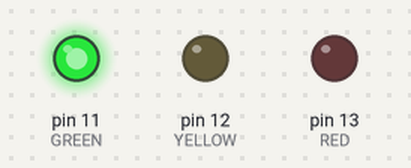
Simulated run of this sketch. Board: Arduino Uno, built with avr-gcc and run on an emulated ATmega328P. On the bench: output pins drawn as LEDs (lit = HIGH).

Above: at 2.0 s.
At 10.0 s:
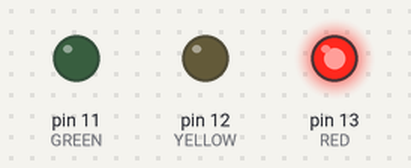
At 14.0 s:
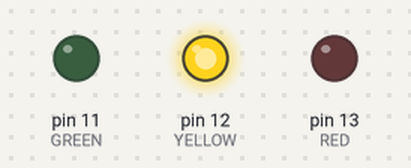
Timing chart, 0 to 20.8 s (numbered marks = the images above):
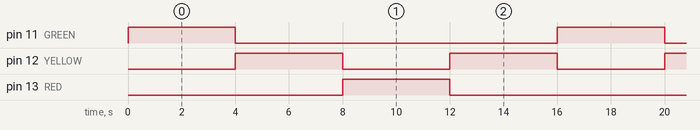

The sketch:

24-multiled_green_first.ino
```cpp
// change sequence to green LED first, yellow, red, yellow and repeat

const int RED = 13;
const int YELLOW = 12;
const int GREEN = 11;

void setup() {
  pinMode(RED, OUTPUT);
  pinMode(YELLOW, OUTPUT);
  pinMode(GREEN, OUTPUT);
}

void loop() {
  digitalWrite(GREEN, HIGH);
  delay(4000);
  digitalWrite(GREEN, LOW);
  digitalWrite(YELLOW, HIGH);
  delay(4000);
  digitalWrite(YELLOW, LOW);
  digitalWrite(RED, HIGH);
  delay(4000);
  digitalWrite(RED, LOW);
  digitalWrite(YELLOW, HIGH);
  delay(4000);
  digitalWrite(YELLOW, LOW);
}
```

Measured:
- by itself, pin 11 (GREEN), pin 13 (RED): alternates HIGH for 4.0 s and LOW for 12.0 s
- by itself, pin 12 (YELLOW): alternates HIGH for 4.0 s and LOW for 4.0 s
- by itself, everything shown: repeats every 16.0 s, in 5 steps
